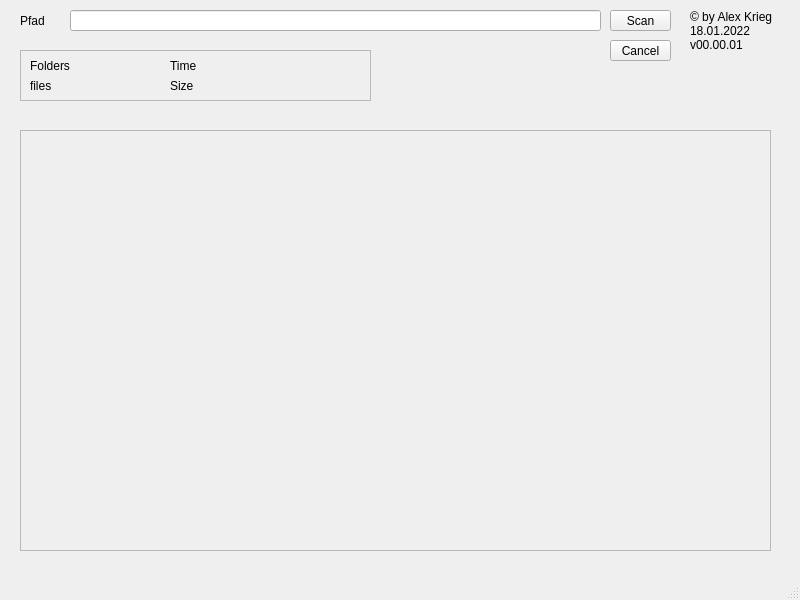
<?xml version="1.0" encoding="UTF-8"?>
<ui version="4.0">
 <class>MainWindow</class>
 <widget class="QMainWindow" name="MainWindow">
  <property name="geometry">
   <rect>
    <x>0</x>
    <y>0</y>
    <width>800</width>
    <height>600</height>
   </rect>
  </property>
  <property name="windowTitle">
   <string>Folder scanner 3000</string>
  </property>
  <widget class="QWidget" name="centralwidget">
   <widget class="QLineEdit" name="path_lineEdit">
    <property name="geometry">
     <rect>
      <x>70</x>
      <y>10</y>
      <width>531</width>
      <height>21</height>
     </rect>
    </property>
    <property name="text">
     <string/>
    </property>
   </widget>
   <widget class="QLabel" name="label">
    <property name="geometry">
     <rect>
      <x>20</x>
      <y>13</y>
      <width>47</width>
      <height>16</height>
     </rect>
    </property>
    <property name="text">
     <string>Pfad</string>
    </property>
   </widget>
   <widget class="QPushButton" name="scan_pushButton">
    <property name="geometry">
     <rect>
      <x>610</x>
      <y>10</y>
      <width>61</width>
      <height>21</height>
     </rect>
    </property>
    <property name="text">
     <string>Scan</string>
    </property>
   </widget>
   <widget class="QLabel" name="label_2">
    <property name="geometry">
     <rect>
      <x>690</x>
      <y>10</y>
      <width>121</width>
      <height>41</height>
     </rect>
    </property>
    <property name="text">
     <string>© by Alex Krieg
18.01.2022
v00.00.01</string>
    </property>
   </widget>
   <widget class="QFrame" name="displayFrame">
    <property name="geometry">
     <rect>
      <x>20</x>
      <y>130</y>
      <width>751</width>
      <height>421</height>
     </rect>
    </property>
    <property name="frameShape">
     <enum>QFrame::StyledPanel</enum>
    </property>
    <property name="frameShadow">
     <enum>QFrame::Raised</enum>
    </property>
   </widget>
   <widget class="QFrame" name="statsFrame">
    <property name="geometry">
     <rect>
      <x>20</x>
      <y>50</y>
      <width>351</width>
      <height>51</height>
     </rect>
    </property>
    <property name="frameShape">
     <enum>QFrame::StyledPanel</enum>
    </property>
    <property name="frameShadow">
     <enum>QFrame::Raised</enum>
    </property>
    <widget class="QWidget" name="formLayoutWidget">
     <property name="geometry">
      <rect>
       <x>10</x>
       <y>0</y>
       <width>121</width>
       <height>51</height>
      </rect>
     </property>
     <layout class="QFormLayout" name="formLayout">
      <property name="formAlignment">
       <set>Qt::AlignLeading|Qt::AlignLeft|Qt::AlignVCenter</set>
      </property>
      <item row="0" column="0">
       <widget class="QLabel" name="foldersNameLabel">
        <property name="text">
         <string>Folders</string>
        </property>
       </widget>
      </item>
      <item row="1" column="0">
       <widget class="QLabel" name="filesNameLabel">
        <property name="text">
         <string>files</string>
        </property>
       </widget>
      </item>
      <item row="0" column="1">
       <widget class="QLabel" name="foldersLabel">
        <property name="text">
         <string/>
        </property>
       </widget>
      </item>
      <item row="1" column="1">
       <widget class="QLabel" name="filesLabel">
        <property name="text">
         <string/>
        </property>
       </widget>
      </item>
     </layout>
    </widget>
    <widget class="QWidget" name="formLayoutWidget_2">
     <property name="geometry">
      <rect>
       <x>150</x>
       <y>0</y>
       <width>121</width>
       <height>51</height>
      </rect>
     </property>
     <layout class="QFormLayout" name="formLayout_2">
      <property name="formAlignment">
       <set>Qt::AlignLeading|Qt::AlignLeft|Qt::AlignVCenter</set>
      </property>
      <item row="0" column="0">
       <widget class="QLabel" name="timeNameLabel">
        <property name="text">
         <string>Time</string>
        </property>
       </widget>
      </item>
      <item row="0" column="1">
       <widget class="QLabel" name="timeLabel">
        <property name="text">
         <string/>
        </property>
       </widget>
      </item>
      <item row="1" column="1">
       <widget class="QLabel" name="sizeLabel">
        <property name="text">
         <string/>
        </property>
       </widget>
      </item>
      <item row="1" column="0">
       <widget class="QLabel" name="sizeNameLabel">
        <property name="text">
         <string>Size</string>
        </property>
       </widget>
      </item>
     </layout>
    </widget>
   </widget>
   <widget class="QPushButton" name="cancel_pushButton">
    <property name="geometry">
     <rect>
      <x>610</x>
      <y>40</y>
      <width>61</width>
      <height>21</height>
     </rect>
    </property>
    <property name="text">
     <string>Cancel</string>
    </property>
   </widget>
  </widget>
  <widget class="QMenuBar" name="menubar">
   <property name="geometry">
    <rect>
     <x>0</x>
     <y>0</y>
     <width>800</width>
     <height>20</height>
    </rect>
   </property>
  </widget>
  <widget class="QStatusBar" name="statusbar"/>
 </widget>
 <resources/>
 <connections/>
</ui>
